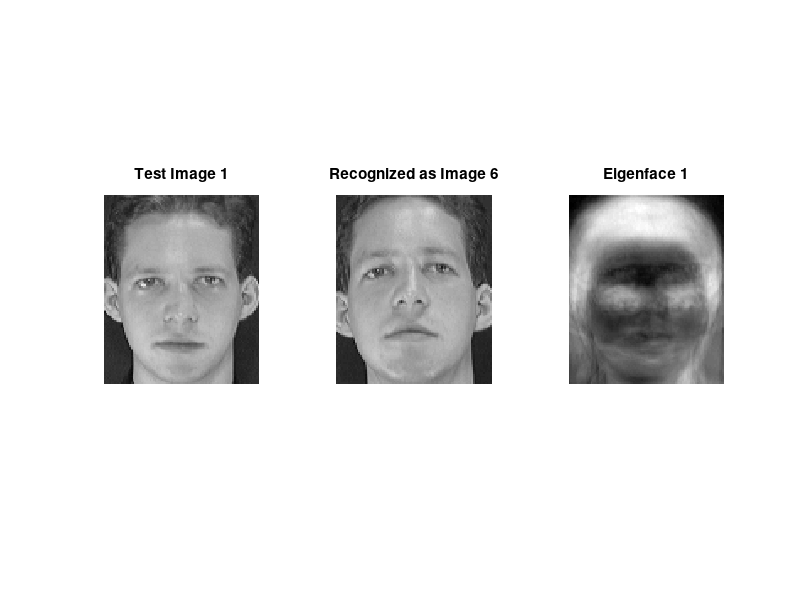
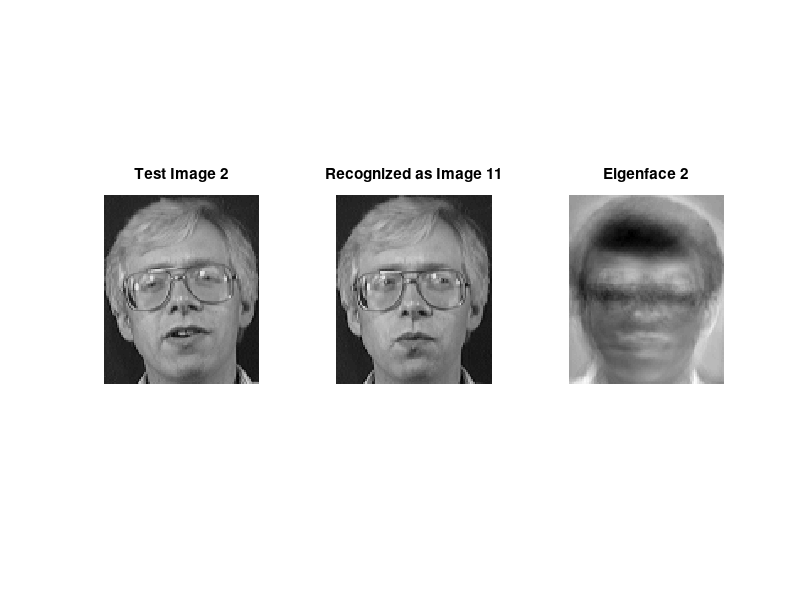
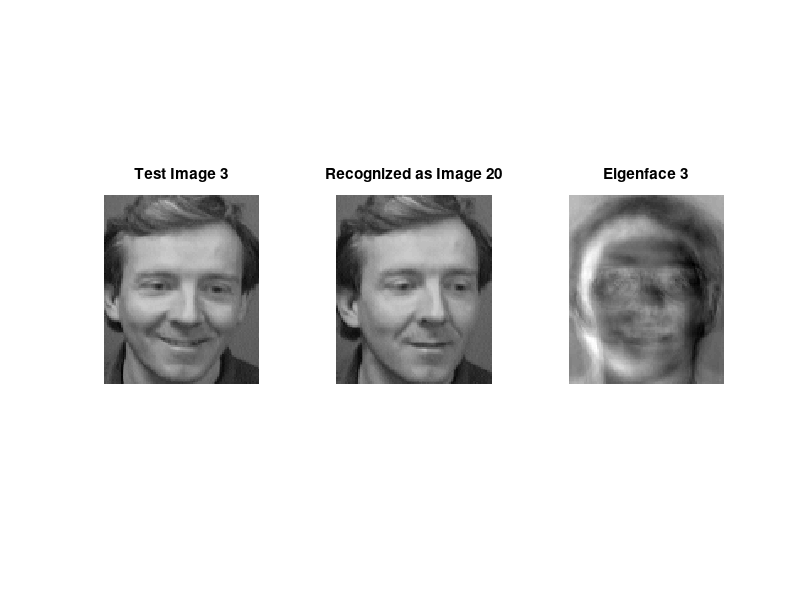
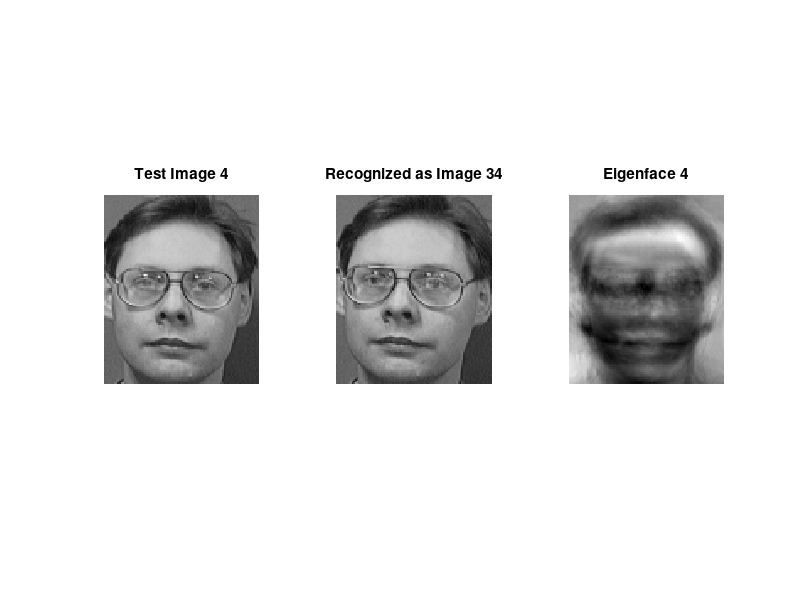

Recreate these plots in MATLAB, in order.
clear;

% Load the face images and preprocess them
train_data = load('train.mat');
test_data = load('test.mat');
X_train = double(train_data.train);
X_test = double(test_data.test);
m = mean(X_train, 2);
A = X_train - repmat(m, 1, size(X_train, 2));
num_components = 80; 
[coeff, ~, ~, ~, explained] = pca(A', 'NumComponents', num_components);
ProjectedImages = A' * coeff;

% Project the test images onto the subspace
Difference = X_test - repmat(m, 1, size(X_test, 2));
Projected_TestImages = Difference' * coeff;

% Initialize matrices for distances and recognized indices
Euc_dist = pdist2(ProjectedImages, Projected_TestImages, 'euclidean');
[~, Recognized_index_per_image] = min(Euc_dist);

% Display the original images, recognized faces, and eigenfaces
for i = 1:size(X_test, 2)
    figure;

    % Original image
    subplot(1, 3, 1);
    imshow(uint8(reshape(X_test(:, i), [112, 92])));
    title(['Test Image ' num2str(i)]);

    % Recognized face
    subplot(1, 3, 2);
    recognized_face_index = Recognized_index_per_image(i);
    recognized_face = reshape(X_train(:, recognized_face_index), [112, 92]);
    imshow(uint8(recognized_face));
    title(['Recognized as Image ' num2str(recognized_face_index)]);

    % Display eigenface
    subplot(1, 3, 3);
    eigenface = reshape(coeff(:, i), [112, 92]);
    eigenface = eigenface - min(eigenface(:));
    eigenface = eigenface / max(eigenface(:));
    imshow(eigenface, []);
    title(['Eigenface ' num2str(i)]);
end
